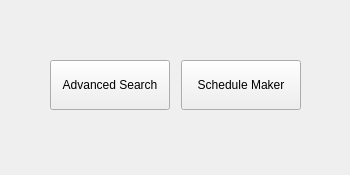
<?xml version="1.0" encoding="UTF-8"?>
<ui version="4.0">
 <class>MainWindow</class>
 <widget class="QMainWindow" name="MainWindow">
  <property name="enabled">
   <bool>true</bool>
  </property>
  <property name="geometry">
   <rect>
    <x>0</x>
    <y>0</y>
    <width>350</width>
    <height>175</height>
   </rect>
  </property>
  <property name="windowTitle">
   <string>BYU Class Scheduler</string>
  </property>
  <property name="styleSheet">
   <string notr="true"/>
  </property>
  <property name="unifiedTitleAndToolBarOnMac">
   <bool>false</bool>
  </property>
  <widget class="QWidget" name="centralwidget">
   <widget class="QPushButton" name="advancedSearchButton">
    <property name="geometry">
     <rect>
      <x>50</x>
      <y>60</y>
      <width>120</width>
      <height>50</height>
     </rect>
    </property>
    <property name="sizePolicy">
     <sizepolicy hsizetype="Maximum" vsizetype="Maximum">
      <horstretch>0</horstretch>
      <verstretch>0</verstretch>
     </sizepolicy>
    </property>
    <property name="minimumSize">
     <size>
      <width>120</width>
      <height>50</height>
     </size>
    </property>
    <property name="maximumSize">
     <size>
      <width>150</width>
      <height>50</height>
     </size>
    </property>
    <property name="text">
     <string>Advanced Search</string>
    </property>
   </widget>
   <widget class="QPushButton" name="scheduleMakerButton">
    <property name="geometry">
     <rect>
      <x>181</x>
      <y>60</y>
      <width>120</width>
      <height>50</height>
     </rect>
    </property>
    <property name="sizePolicy">
     <sizepolicy hsizetype="Maximum" vsizetype="Maximum">
      <horstretch>0</horstretch>
      <verstretch>0</verstretch>
     </sizepolicy>
    </property>
    <property name="minimumSize">
     <size>
      <width>120</width>
      <height>50</height>
     </size>
    </property>
    <property name="maximumSize">
     <size>
      <width>150</width>
      <height>50</height>
     </size>
    </property>
    <property name="text">
     <string>Schedule Maker</string>
    </property>
   </widget>
  </widget>
 </widget>
 <resources/>
 <connections/>
</ui>
